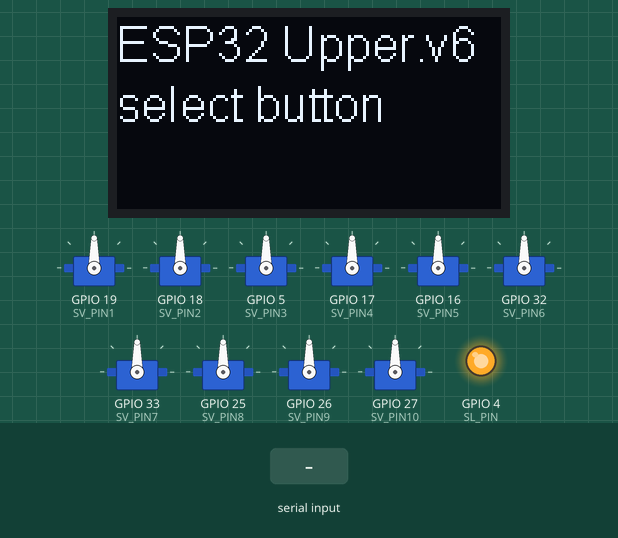
Simulated run of this program. Board: ESP32. Shown: 128×64 one-colour display, 10 × servo, output pins drawn as LEDs (lit = HIGH). Inputs (shaded band) come from the test bench.

Above: at 2.3 s.
2.4 s: "CB:1\n" received over Serial
At 3.4 s:
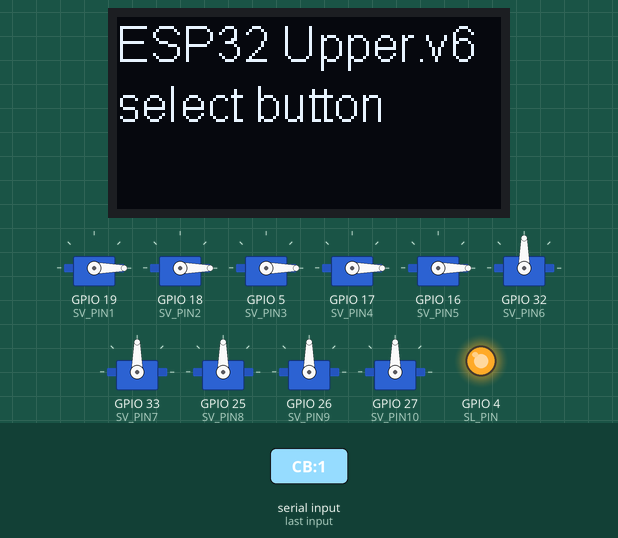
3.9 s: "TB:1\n" received over Serial
At 4.5 s:
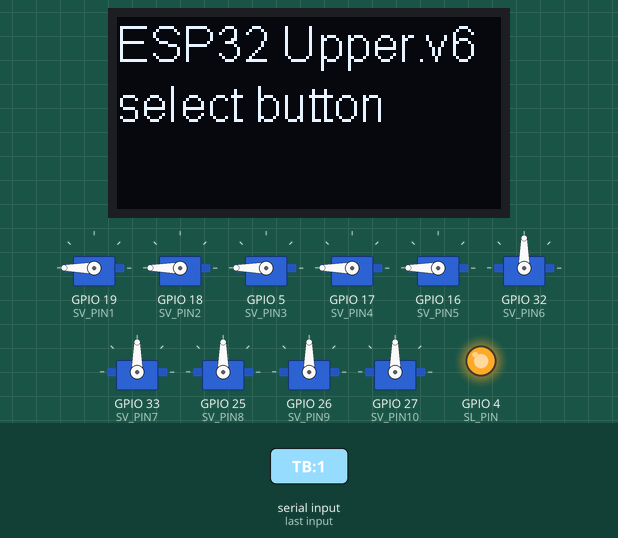
5.4 s: "XB:1\n" received over Serial
At 5.7 s:
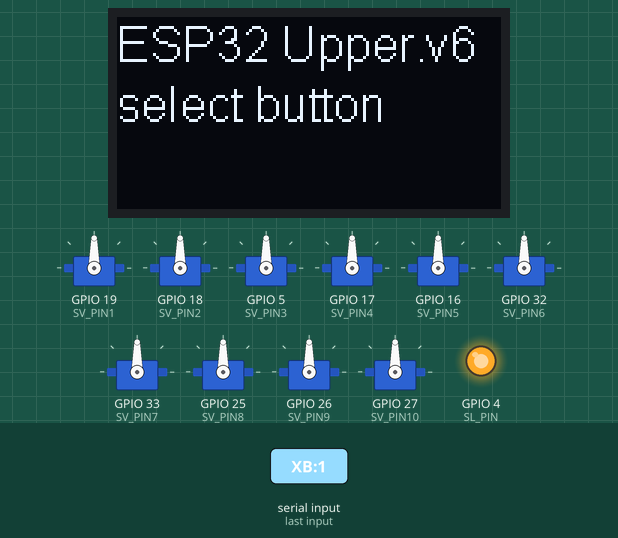
Timing chart, 0 to 8.4 s (numbered marks = the images above; inputs shaded):
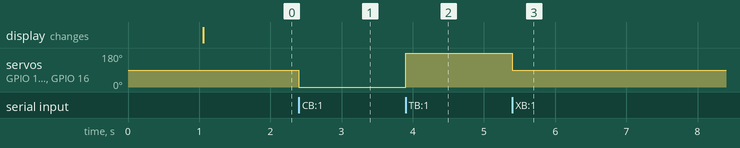

The program:

main.cpp
```cpp
#include <Arduino.h>
#include <ESP32Servo.h>
#include <Wire.h>
#include <math.h>
#include "SSD1306.h"
#include "CytronMotorDriver.h"

//サーボ設定
Servo myservo1;   // Servoオブジェクトの宣言
Servo myservo2;
Servo myservo3;
Servo myservo4;
Servo myservo5;
Servo myservo6;
Servo myservo7;
Servo myservo8;
Servo myservo9;
Servo myservo10;

const int SV_PIN1 = 19;   // サーボモーターをデジタルピン設定
const int SV_PIN2 = 18;
const int SV_PIN3 = 5;
const int SV_PIN4 = 17;
const int SV_PIN5 = 16;
const int SV_PIN6 = 32;
const int SV_PIN7 = 33;
const int SV_PIN8 = 25;
const int SV_PIN9 = 26;
const int SV_PIN10 = 27;

const int servo_angle1 = 90; //180; //サーボ初期角度（電源ON時に初期化）
const int servo_angle2 = 90; //180;
const int servo_angle3 = 90; //180;
const int servo_angle4 = 90; //0;
const int servo_angle5 = 90; //110;
const int servo_angle6 = 90; //180;
const int servo_angle7 = 90; //0;
const int servo_angle8 = 90; //180;
const int servo_angle9 = 90; //0;
const int servo_angle10 = 90; //110;

const int stepDelay = 15;    //角度変更速度(㎳)

//モーター設定
CytronMD motor(PWM_DIR,12,13);

//シリンダー設定
const int SL_PIN = 4;

//ディスプレイ設定
bool flag = false; //ディスプレイ用停止フラッグ
bool flag1 = false;
String data1 = ""; //ディスプレイ用変数
String data2 = "";
SSD1306 display(0x3c,21,22); //ディスプレイの規格

//マルチコア処理設定
TaskHandle_t Task1;
TaskHandle_t Task2;

//制御用変数
String sharedata = "";

//変数同期処理設定
SemaphoreHandle_t xMutex;

//サーボ複数同時制御
//目標角度1～5、角度変更速度
//右アーム用
//void moveServosToTarget(int targetAngle1, int targetAngle2, int targetAngle3, int targetAngle4, int targetAngle5, int delayTime) {
//   int currentAngle1 = myservo1.read(); //サーボの現在角度を取得
//   int currentAngle2 = myservo2.read();
//   int currentAngle3 = myservo3.read();
//   int currentAngle4 = myservo4.read();
//   int currentAngle5 = myservo5.read();

//   bool servosMoving = false; //ループ停止用フラッグ

//   while (!servosMoving) {
//     servosMoving = true;

//     // サーボ1の制御
//     if (currentAngle1 < targetAngle1) {  //目標角度の方が大きいとき
//       currentAngle1++; //現在角度に＋１
//       myservo1.write(currentAngle1); //サーボ駆動
//       servosMoving = false; //フラッグリセット
//     } else if (currentAngle1 > targetAngle1) {  //目標角度の方が小さいとき
//       currentAngle1--; //現在角度にー１
//       myservo1.write(currentAngle1);
//       servosMoving = false;
//     }

//     // サーボ2の制御
//     if (currentAngle2 < targetAngle2) {
//       currentAngle2++;
//       myservo2.write(currentAngle2);
//       servosMoving = false;
//     } else if (currentAngle2 > targetAngle2) {
//       currentAngle2--;
//       myservo2.write(currentAngle2);
//       servosMoving = false;
//     }

//     // サーボ3の制御
//     if (currentAngle3 < targetAngle3) {
//       currentAngle3++;
//       myservo3.write(currentAngle3);
//       servosMoving = false;
//     } else if (currentAngle3 > targetAngle3) {
//       currentAngle3--;
//       myservo3.write(currentAngle3);
//       servosMoving = false;
//     }

//     // サーボ4の制御
//     if (currentAngle4 < targetAngle4) {
//       currentAngle4++;
//       myservo4.write(currentAngle4);
//       servosMoving = false;
//     } else if (currentAngle4 > targetAngle4) {
//       currentAngle4--;
//       myservo4.write(currentAngle4);
//       servosMoving = false;
//     }

//     // サーボ5の制御
//     if (currentAngle5 < targetAngle5) {
//       currentAngle5++;
//       myservo5.write(currentAngle5);
//       servosMoving = false;
//     } else if (currentAngle5 > targetAngle5) {
//       currentAngle5--;
//       myservo5.write(currentAngle5);
//       servosMoving = false;
//     }

//     delay(delayTime);  // すべてのサーボを動かす間隔を待機
//   }
// }

// //サーボ複数同時制御
// //目標角度6～10、角度変更速度
// //左アーム用
//void moveServosToTarget1(int targetAngle6, int targetAngle7, int targetAngle8, int targetAngle9, int targetAngle10, int delayTime) {
//   int currentAngle6 = myservo6.read(); //サーボの現在角度を取得
//   int currentAngle7 = myservo7.read();
//   int currentAngle8 = myservo8.read();
//   int currentAngle9 = myservo9.read();
//   int currentAngle10 = myservo10.read();

//   bool servosMoving = false; //ループ停止用フラッグ

//   while (!servosMoving) {
//     servosMoving = true;

//     // サーボ6の制御
//     if (currentAngle6 < targetAngle6) {  //目標角度の方が大きいとき
//       currentAngle6++; //現在角度に＋１
//       myservo6.write(currentAngle6); //サーボ駆動
//       servosMoving = false; //フラッグリセット
//     } else if (currentAngle6 > targetAngle6) {  //目標角度の方が小さいとき
//       currentAngle6--; //現在角度にー１
//       myservo6.write(currentAngle6);
//       servosMoving = false;
//     }

//     // サーボ7の制御
//     if (currentAngle7 < targetAngle7) {
//       currentAngle7++;
//       myservo7.write(currentAngle7);
//       servosMoving = false;
//     } else if (currentAngle7 > targetAngle7) {
//       currentAngle7--;
//       myservo7.write(currentAngle7);
//       servosMoving = false;
//     }

//     // サーボ8の制御
//     if (currentAngle8 < targetAngle8) {
//       currentAngle8++;
//       myservo8.write(currentAngle8);
//       servosMoving = false;
//     } else if (currentAngle8 > targetAngle8) {
//       currentAngle8--;
//       myservo8.write(currentAngle8);
//       servosMoving = false;
//     }

//     // サーボ9の制御
//     if (currentAngle9 < targetAngle9) {
//       currentAngle9++;
//       myservo9.write(currentAngle9);
//       servosMoving = false;
//     } else if (currentAngle9 > targetAngle9) {
//       currentAngle9--;
//       myservo9.write(currentAngle9);
//       servosMoving = false;
//     }

//     // サーボ10の制御
//     if (currentAngle10 < targetAngle10) {
//       currentAngle10++;
//       myservo10.write(currentAngle10);
//       servosMoving = false;
//     } else if (currentAngle10 > targetAngle10) {
//       currentAngle10--;
//       myservo10.write(currentAngle10);
//       servosMoving = false;
//     }

//     delay(delayTime);  // すべてのサーボを動かす間隔を待機
//   }
// }

//関数の前方宣言
void task1code(void * parameter);
void task2code(void * parameter);

//シリアルの読み込み＋右アーム＋ディスプレイ
void task1code(void * parameter) {
  while (true){
    if (Serial.available()) { //シリアル読みとり
      if (xSemaphoreTake(xMutex, portMAX_DELAY)) { // ミューテックスを取得
        sharedata = Serial.readStringUntil('\n');
        String data = sharedata;
        xSemaphoreGive(xMutex); // ミューテックスを解放

        float firstDelimiterIndex = data.indexOf(':');
        if (firstDelimiterIndex > 0){ //コマンド判定

          String command = data.substring(0, firstDelimiterIndex);
          float secondDelimiterIndex = data.indexOf(':', firstDelimiterIndex + 1);

          if (secondDelimiterIndex > 0) { //数値個数判定
            float thirdDelimiterIndex = data.indexOf(':',secondDelimiterIndex + 1);

            if (thirdDelimiterIndex > 0){ //数値3つ
              float firstValue = data.substring(firstDelimiterIndex + 1, secondDelimiterIndex).toInt();
              float secondValue = data.substring(secondDelimiterIndex + 1, thirdDelimiterIndex).toInt();
              float thirdValue = data.substring(thirdDelimiterIndex + 1).toInt();

              //ここに数値３つの制御

            }
            else { //数値2つ
              float firstValue = data.substring(firstDelimiterIndex + 1, secondDelimiterIndex).toInt();
              float secondValue = data.substring(secondDelimiterIndex + 1).toInt();

              //ここに数値2つの制御

            }
          }
          else { //数値1つ
            float firstValue = data.substring(firstDelimiterIndex + 1).toInt();

            if (command == "CB"){ //A
              if (firstValue == 1){
                // moveServosToTarget(180,90,180,100,90,stepDelay); //サーボ角度制御
                myservo1.write(0);
                myservo2.write(0);
                myservo3.write(0);
                myservo4.write(0);
                myservo5.write(0);
              }
            }
            if (command == "TB"){ //X
              if (firstValue == 1){
                // moveServosToTarget(180,90,160,55,30,stepDelay);
                // moveServosToTarget(135,90,160,55,30,stepDelay);
                // moveServosToTarget(135,90,180,100,90,stepDelay);
                myservo1.write(180);
                myservo2.write(180);
                myservo3.write(180);
                myservo4.write(180);
                myservo5.write(180);
              }
            }
            if (command == "XB"){ //B
              if (firstValue == 1){
                //noting
                myservo1.write(90);
                myservo2.write(90);
                myservo3.write(90);
                myservo4.write(90);
                myservo5.write(90);
              }
            }
            if (command == "SB"){ //Y
              if (firstValue == 1){
                // moveServosToTarget(135,90,160,55,30,stepDelay);
              }
            }
            if (command == "R2A"){
              if (firstValue == 1){
                // moveServosToTarget(180,90,160,55,30,stepDelay);
                // moveServosToTarget(135,90,160,55,30,stepDelay);
                // moveServosToTarget(135,180,10,120,70,stepDelay);
                // moveServosToTarget(180,180,10,120,70,stepDelay);
                // moveServosToTarget(180,90,180,90,38,stepDelay);
              }
            }
            if (command == "R1B"){
              if (firstValue == 1){
                //noting
              }
            }
            if (command == "PB"){
              if (firstValue == 1){
                // moveServosToTarget(180,90,180,90,38,stepDelay);
              }
            }
            if (command == "HB"){
              if (firstValue == 1){
                // moveServosToTarget(180,180,180,0,110,stepDelay);
              }
            }
          }
          //ディスプレイ反映
          if (!flag){
            if (command == "redpro" || command == "bluepro" || command == "conpro"){
              data1 = data.substring(firstDelimiterIndex + 1);
              display.clear();
              display.display();
              display.drawString(0,0,"ESP32 Upper.v6");
              display.drawString(0,20,data1);
              display.drawString(0,40,"prs space to start");
              display.display();
              flag = true;
            }
          }
          if (!flag1){
            if (command == "prostart"){
              data2 = data.substring(firstDelimiterIndex + 1);
              display.clear();
              display.display();
              display.drawString(0,0,"ESP32 Upper.v6");
              display.drawString(0,20,data2);
              display.drawString(0,40,"proglam start...");
              display.display();
              flag1 = true;
            }
          }
        }
      }
    }

    vTaskDelay(1);

  }
}

//左アームプログラム＋その他のプログラム
void task2code(void * parameter) {
  while (true){
    if (xSemaphoreTake(xMutex, portMAX_DELAY)) { // ミューテックスを取得
      String data = sharedata;
      xSemaphoreGive(xMutex); // ミューテックスを解放

      float firstDelimiterIndex = data.indexOf(':');
      if (firstDelimiterIndex > 0){ //コマンド判定

        String command = data.substring(0, firstDelimiterIndex);
        float secondDelimiterIndex = data.indexOf(':', firstDelimiterIndex + 1);

        if (secondDelimiterIndex > 0) { //数値個数判定
          float thirdDelimiterIndex = data.indexOf(':',secondDelimiterIndex + 1);

          if (thirdDelimiterIndex > 0){ //数値3つ
            float firstValue = data.substring(firstDelimiterIndex + 1, secondDelimiterIndex).toInt();
            float secondValue = data.substring(secondDelimiterIndex + 1, thirdDelimiterIndex).toInt();
            float thirdValue = data.substring(thirdDelimiterIndex + 1).toInt();

            //ここに数値３つの制御

          }
          else { //数値2つ
            float firstValue = data.substring(firstDelimiterIndex + 1, secondDelimiterIndex).toInt();
            float secondValue = data.substring(secondDelimiterIndex + 1).toInt();

            //ここに数値2つの制御

          }
        }
        else { //数値1つ
          float firstValue = data.substring(firstDelimiterIndex + 1).toInt();

          if (command == "UB"){
            if (firstValue == 1){
              // moveServosToTarget1(180,90,160,55,30,stepDelay); //サーボ角度制御
              // moveServosToTarget1(135,90,160,55,30,stepDelay);
              // moveServosToTarget1(135,90,180,100,90,stepDelay);
              myservo6.write(180);
              myservo7.write(180);
              myservo8.write(180);
              myservo9.write(180);
              myservo10.write(180);
            }
          }
          if (command == "DB"){
            if (firstValue == 1){
              //noting
              myservo6.write(90);
              myservo7.write(90);
              myservo8.write(90);
              myservo9.write(90);
              myservo10.write(90);
            }
          }
          if (command == "LB"){
            if (firstValue == 1){
              // moveServosToTarget1(135,90,160,55,30,stepDelay);
            }
          }
          if (command == "RB"){
            if (firstValue == 1){
              // moveServosToTarget1(180,90,180,100,90,stepDelay);
              myservo6.write(0);
              myservo7.write(0);
              myservo8.write(0);
              myservo9.write(0);
              myservo10.write(0);
            }
          }
          if (command == "L1B"){
            if (firstValue == 1){
              //noting
            }
          }
          if (command == "L2A"){
            if (firstValue == 1){
              // moveServosToTarget1(180,90,160,55,30,stepDelay);
              // moveServosToTarget1(135,90,160,55,30,stepDelay);
              // moveServosToTarget1(135,0,10,120,70,stepDelay);
              // moveServosToTarget1(180,0,10,120,70,stepDelay);
              // moveServosToTarget1(180,90,180,90,38,stepDelay);
            }
          }
          if (command == "MB"){
            if (firstValue == 1){
              // moveServosToTarget1(180,90,180,90,38,stepDelay);
            }
          }
          if (command == "TAB"){
            if (firstValue == 1){
              // moveServosToTarget1(180,0,180,0,110,stepDelay);
            }
          }
          if (command == "KS"){
            if(firstValue == 1){
              motor.setSpeed(0);
            }
          }
          if (command == "KD"){
            if(firstValue == 1){
              motor.setSpeed(-50);
            }
          }
          if (command == "KT"){
            if(firstValue == 1){
              motor.setSpeed(-255);
            }
          }
          if (command == "KH"){
            if(firstValue == 1){
              digitalWrite(SL_PIN, LOW);
            }
          }
          if (command == "KL"){
            if(firstValue == 1){
              digitalWrite(SL_PIN, HIGH);
            }
          }
        }
      }
    }

    vTaskDelay(1);

  }
}

void setup() {
  Serial.begin(115200); //ポート開放

  display.init(); //初期状態のディスプレイ表示設定
  display.setFont(ArialMT_Plain_16); //フォント設定
  display.drawString(0,0,"program reset...");
  display.display(); //ディスプレイ反映
  delay(1000);
  display.clear(); //ディスプレイ削除
  display.display();
  display.drawString(0,0,"ESP32 Upper.v6");
  display.drawString(0,20,"select button");
  display.display();

  myservo1.attach(SV_PIN1, 500, 2400);  // サーボの割当(パルス幅500~2400msに指定)
  myservo2.attach(SV_PIN2, 500, 2400);
  myservo3.attach(SV_PIN3, 500, 2400);
  myservo4.attach(SV_PIN4, 500, 2400);
  myservo5.attach(SV_PIN5, 500, 2400);
  myservo6.attach(SV_PIN6, 500, 2400);
  myservo7.attach(SV_PIN7, 500, 2400);
  myservo8.attach(SV_PIN8, 500, 2400);
  myservo9.attach(SV_PIN9, 500, 2400);
  myservo10.attach(SV_PIN10, 500, 2400);
  myservo1.write(servo_angle1); //サーボ角度をリセット
  myservo2.write(servo_angle2);
  myservo3.write(servo_angle3);
  myservo4.write(servo_angle4);
  myservo5.write(servo_angle5);
  myservo6.write(servo_angle6);
  myservo7.write(servo_angle7);
  myservo8.write(servo_angle8);
  myservo9.write(servo_angle9);
  myservo10.write(servo_angle10);

  pinMode(SL_PIN, OUTPUT); //シリンダーポートをOUTPUTに設定
  digitalWrite(SL_PIN, HIGH); //シリンダーの初期位置

  // ミューテックスの初期化
  xMutex = xSemaphoreCreateMutex();

  // Task1の作成 (Core 1で実行)
  xTaskCreatePinnedToCore(
    task1code,  // 実行する関数
    "Task1",    // タスク名
    8192,      // スタックサイズ
    NULL,       // パラメータ
    1,          // 優先度
    &Task1,     // タスクハンドル
    1           // コア番号 (1)
  );

  // Task2の作成 (Core 0で実行)
  xTaskCreatePinnedToCore(
    task2code,  // 実行する関数
    "Task2",    // タスク名
    8192,      // スタックサイズ
    NULL,       // パラメータ
    1,          // 優先度
    &Task2,     // タスクハンドル
    0           // コア番号 (0)
  );

  delay(100);
}

void loop(){
  //記述なし
}
```

Measured:
- after the input at 2.4 s, servo on GPIO 19 (SV_PIN1), servo on GPIO 18 (SV_PIN2), servo on GPIO 5 (SV_PIN3), servo on GPIO 17 (SV_PIN4), servo on GPIO 16 (SV_PIN5): 90° → 0° at once
- after the input at 3.9 s, servo on GPIO 19 (SV_PIN1), servo on GPIO 18 (SV_PIN2), servo on GPIO 5 (SV_PIN3), servo on GPIO 17 (SV_PIN4), servo on GPIO 16 (SV_PIN5): 0° → 180° at once
- after the input at 5.4 s, servo on GPIO 19 (SV_PIN1), servo on GPIO 18 (SV_PIN2), servo on GPIO 5 (SV_PIN3), servo on GPIO 17 (SV_PIN4), servo on GPIO 16 (SV_PIN5): 180° → 90° at once
